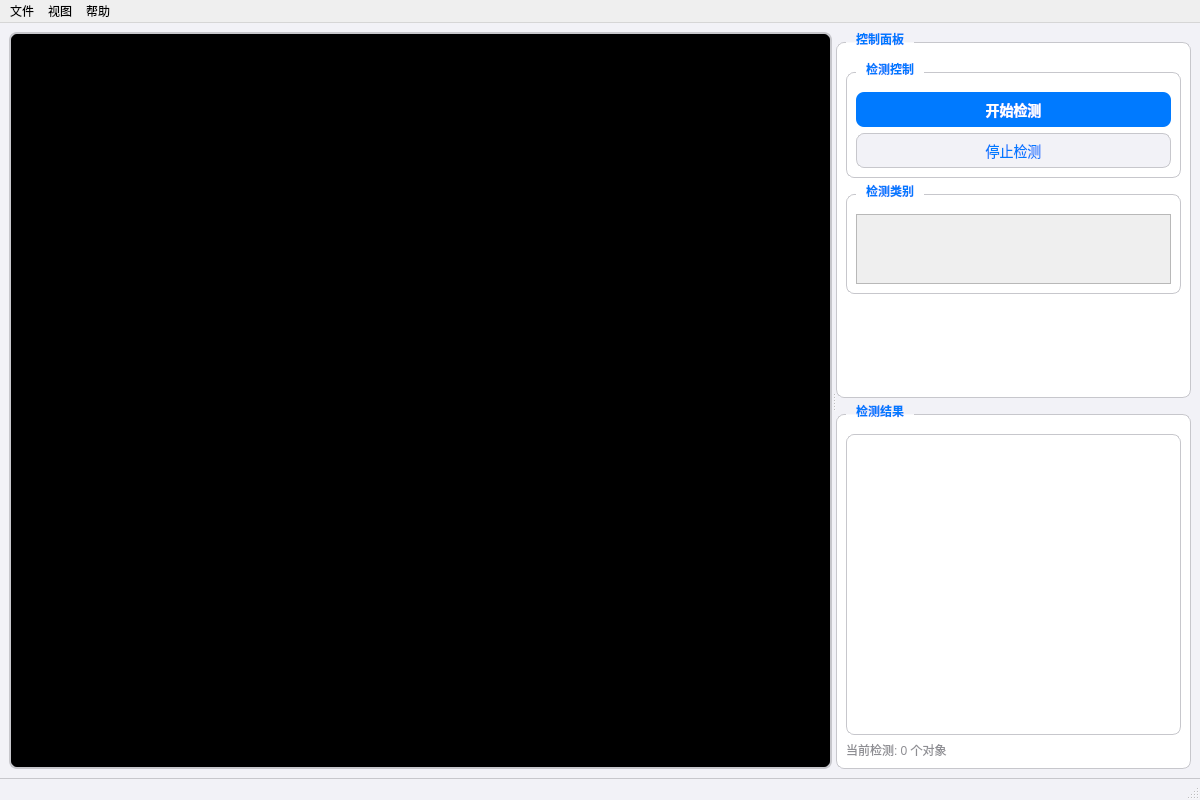
<?xml version="1.0" encoding="UTF-8"?>
<ui version="4.0">
 <class>MainWindow</class>
 <widget class="QMainWindow" name="MainWindow">
  <property name="geometry">
   <rect>
    <x>0</x>
    <y>0</y>
    <width>1200</width>
    <height>800</height>
   </rect>
  </property>
  <property name="windowTitle">
   <string>Oasis 目标检测系统</string>
  </property>
  <property name="styleSheet">
   <string notr="true">QMainWindow {
    background-color: #F2F2F7;
}</string>
  </property>
  <widget class="QWidget" name="centralwidget">
   <layout class="QHBoxLayout" name="horizontalLayout">
    <item>
     <widget class="QSplitter" name="splitter">
      <property name="orientation">
       <enum>Qt::Horizontal</enum>
      </property>
      <widget class="QLabel" name="video_display">
       <property name="minimumSize">
        <size>
         <width>640</width>
         <height>480</height>
        </size>
       </property>
       <property name="styleSheet">
        <string notr="true">QLabel {
    border: 2px solid #C7C7CC;
    border-radius: 8px;
    background-color: #000000;
}</string>
       </property>
       <property name="text">
        <string>等待视频输入...</string>
       </property>
       <property name="alignment">
        <set>Qt::AlignCenter</set>
       </property>
       <property name="scaledContents">
        <bool>true</bool>
       </property>
      </widget>
      <widget class="QWidget" name="right_panel" native="true">
       <property name="maximumSize">
        <size>
         <width>400</width>
         <height>16777215</height>
        </size>
       </property>
       <layout class="QVBoxLayout" name="verticalLayout">
        <item>
         <widget class="QGroupBox" name="control_group">
          <property name="title">
           <string>控制面板</string>
          </property>
          <property name="styleSheet">
           <string notr="true">QGroupBox {
    font-weight: bold;
    border: 1px solid #C7C7CC;
    border-radius: 8px;
    margin-top: 10px;
    padding-top: 10px;
    background-color: white;
}
QGroupBox::title {
    subcontrol-origin: margin;
    left: 10px;
    padding: 0 8px 0 8px;
    color: #007AFF;
}</string>
          </property>
          <layout class="QVBoxLayout" name="control_layout">
           <item>
            <widget class="QGroupBox" name="button_group">
             <property name="title">
              <string>检测控制</string>
             </property>
             <layout class="QVBoxLayout" name="button_layout">
              <item>
               <widget class="QPushButton" name="start_btn">
                <property name="minimumSize">
                 <size>
                  <width>0</width>
                  <height>35</height>
                 </size>
                </property>
                <property name="text">
                 <string>开始检测</string>
                </property>
                <property name="styleSheet">
                 <string notr="true">QPushButton {
    background-color: #007AFF;
    color: white;
    border: none;
    border-radius: 8px;
    font-weight: bold;
    font-size: 14px;
}
QPushButton:hover {
    background-color: #0056D3;
}
QPushButton:pressed {
    background-color: #004A9F;
}
QPushButton:disabled {
    background-color: #C7C7CC;
}</string>
                </property>
               </widget>
              </item>
              <item>
               <widget class="QPushButton" name="stop_btn">
                <property name="enabled">
                 <bool>false</bool>
                </property>
                <property name="minimumSize">
                 <size>
                  <width>0</width>
                  <height>35</height>
                 </size>
                </property>
                <property name="text">
                 <string>停止检测</string>
                </property>
                <property name="styleSheet">
                 <string notr="true">QPushButton {
    background-color: #F2F2F7;
    color: #007AFF;
    border: 1px solid #C7C7CC;
    border-radius: 8px;
    font-size: 14px;
}
QPushButton:hover {
    background-color: #E5E5EA;
}
QPushButton:pressed {
    background-color: #D1D1D6;
}</string>
                </property>
               </widget>
              </item>
             </layout>
            </widget>
           </item>
           <item>
            <widget class="QGroupBox" name="classes_group">
             <property name="title">
              <string>检测类别</string>
             </property>
             <layout class="QVBoxLayout" name="classes_layout">
              <item>
               <widget class="QScrollArea" name="classes_scroll">
                <property name="maximumSize">
                 <size>
                  <width>16777215</width>
                  <height>200</height>
                 </size>
                </property>
                <property name="widgetResizable">
                 <bool>true</bool>
                </property>
                <widget class="QWidget" name="classes_content">
                 <property name="geometry">
                  <rect>
                   <x>0</x>
                   <y>0</y>
                   <width>376</width>
                   <height>196</height>
                  </rect>
                 </property>
                 <layout class="QVBoxLayout" name="classes_content_layout"/>
                </widget>
               </widget>
              </item>
             </layout>
            </widget>
           </item>
           <item>
            <spacer name="control_spacer">
             <property name="orientation">
              <enum>Qt::Vertical</enum>
             </property>
             <property name="sizeHint" stdset="0">
              <size>
               <width>20</width>
               <height>40</height>
              </size>
             </property>
            </spacer>
           </item>
          </layout>
         </widget>
        </item>
        <item>
         <widget class="QGroupBox" name="detection_group">
          <property name="title">
           <string>检测结果</string>
          </property>
          <property name="styleSheet">
           <string notr="true">QGroupBox {
    font-weight: bold;
    border: 1px solid #C7C7CC;
    border-radius: 8px;
    margin-top: 10px;
    padding-top: 10px;
    background-color: white;
}
QGroupBox::title {
    subcontrol-origin: margin;
    left: 10px;
    padding: 0 8px 0 8px;
    color: #007AFF;
}</string>
          </property>
          <layout class="QVBoxLayout" name="detection_layout">
           <item>
            <widget class="QListWidget" name="result_list">
             <property name="styleSheet">
              <string notr="true">QListWidget {
    border: 1px solid #C7C7CC;
    border-radius: 8px;
    background-color: white;
    padding: 5px;
}
QListWidget::item {
    padding: 5px;
    margin: 2px;
    border-radius: 4px;
}
QListWidget::item:selected {
    background-color: #007AFF;
    color: white;
}</string>
             </property>
            </widget>
           </item>
           <item>
            <widget class="QLabel" name="stats_label">
             <property name="text">
              <string>当前检测: 0 个对象</string>
             </property>
             <property name="styleSheet">
              <string notr="true">color: #8E8E93; font-size: 12px;</string>
             </property>
            </widget>
           </item>
          </layout>
         </widget>
        </item>
       </layout>
      </widget>
     </widget>
    </item>
   </layout>
  </widget>
  <widget class="QMenuBar" name="menubar">
   <property name="geometry">
    <rect>
     <x>0</x>
     <y>0</y>
     <width>1200</width>
     <height>24</height>
    </rect>
   </property>
   <widget class="QMenu" name="file_menu">
    <property name="title">
     <string>文件</string>
    </property>
    <addaction name="settings_action"/>
    <addaction name="separator"/>
    <addaction name="exit_action"/>
   </widget>
   <widget class="QMenu" name="view_menu">
    <property name="title">
     <string>视图</string>
    </property>
    <addaction name="reset_layout_action"/>
   </widget>
   <widget class="QMenu" name="help_menu">
    <property name="title">
     <string>帮助</string>
    </property>
    <addaction name="about_action"/>
   </widget>
   <addaction name="file_menu"/>
   <addaction name="view_menu"/>
   <addaction name="help_menu"/>
  </widget>
  <widget class="QStatusBar" name="statusbar">
   <property name="styleSheet">
    <string notr="true">QStatusBar {
    background-color: #F2F2F7;
    border-top: 1px solid #C7C7CC;
    color: #8E8E93;
    font-size: 12px;
}</string>
   </property>
  </widget>
  <action name="settings_action">
   <property name="text">
    <string>设置</string>
   </property>
   <property name="shortcut">
    <string>Ctrl+,</string>
   </property>
  </action>
  <action name="exit_action">
   <property name="text">
    <string>退出</string>
   </property>
   <property name="shortcut">
    <string>Ctrl+Q</string>
   </property>
  </action>
  <action name="reset_layout_action">
   <property name="text">
    <string>重置布局</string>
   </property>
  </action>
  <action name="about_action">
   <property name="text">
    <string>关于</string>
   </property>
  </action>
 </widget>
 <resources/>
 <connections/>
</ui>
